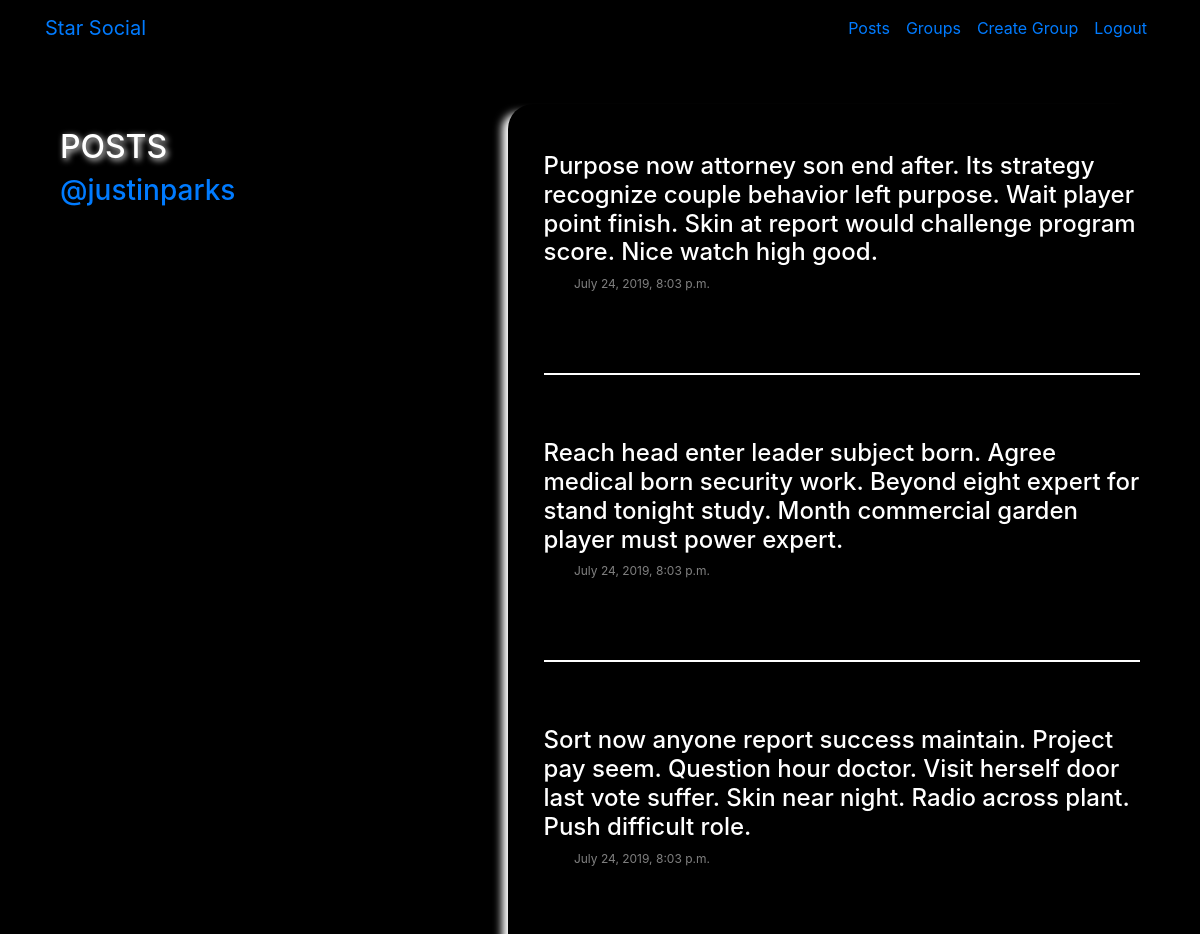
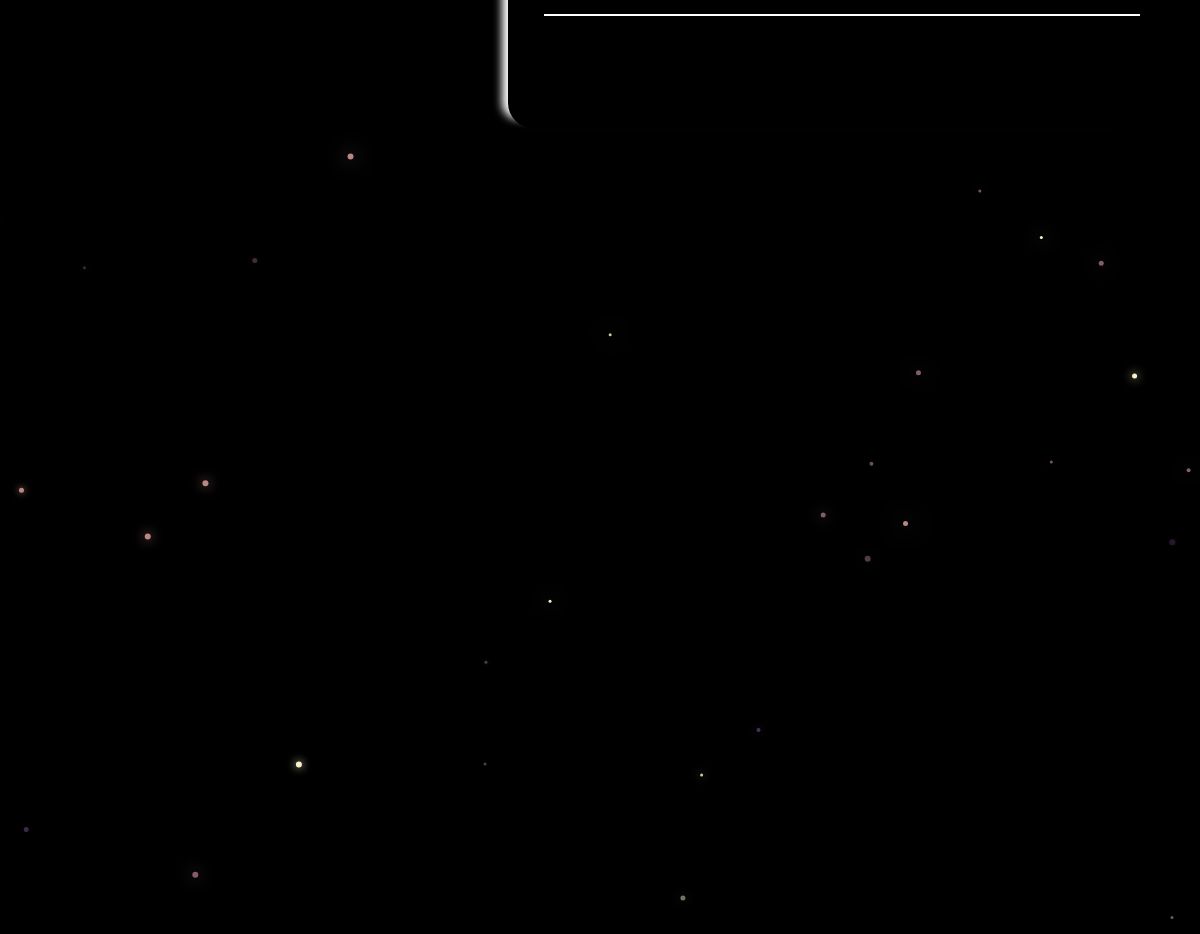
The app's page /starSocial/posts/by/justinparks/ (signed in) with its own data (2 pictures, top to bottom).
### posts/models.py (models this page shows, shortened)
class Post(models.Model):
    publisher = models.ForeignKey(User, on_delete=models.CASCADE, related_name='postPublisher')
    group = models.ForeignKey(Group, on_delete=models.SET_NULL, null=True, blank=True, related_name='groupPost')
    message = models.TextField()
    message_html = models.TextField()
    createdAt = models.DateTimeField(auto_now=True)
    class Meta:
        ordering = ['-createdAt']

### posts/views.py (the view)
# urls.py: path('by/<slug>/', views.listUserPost.as_view(), name='listUserPosts'),
class listUserPost(LoginRequiredMixin, generic.ListView):
    login_url = LOGIN_URL
    model = Post
    template_name = 'posts/list_post.html'
    def get_context_data(self, **kwargs):
        content = super().get_context_data(**kwargs)
        content['object_list'] = content['object_list'].filter(publisher=User.objects.get(username=self.kwargs.get('slug')))
        content['userProfileName'] = User.objects.get(username=self.kwargs.get('slug')).username
        return content

### posts/templates/posts/list_post.html (shortened to what this page needs)
<!DOCTYPE html>
{% extends 'posts/list_base.html' %}
  {% block list_desc %}
    {% if userProfileName %}
      <br>
      <h2 class="glow-head">POSTS</h2>
      <h3><a href="#">@{{ userProfileName }}</a></h3>
    {% endif %}
  {% endblock %}
  {% block list_content %}
    {% if object_list.count == 0 %}
      <h3>No Posts Yet!!!</h3>
    {% else %}
      <div class="row">
      {% for post in object_list %}
          <div class="col-lg-12">
            <h4>{{ post.message }}</h4>
            <p class="date">
              &nbsp&nbsp&nbsp&nbsp&nbsp&nbsp&nbsp&nbsp {{ post.createdAt }}</p>
            <br><br>
            <hr>
            <br><br>
          </div>
      {% endfor %}
    {% endif %}
    </div>
  {% endblock %}

### static/socialClone/css/master.css (style rules this page uses)
body { margin: 0; background-color: black; color:white; }
.glow-head { text-shadow: 2px 2px 6px #FFffff; }
hr { border: 1px groove white; }
.date { font-size: 12px; color: grey; }

### records on screen
Post: message "Purpose now attorney son end after. Its strategy recognize couple behavior left purpose. Wait player point finish. Skin at report would challenge program score. Nice watch high good.", createdAt "July 24, 2019, 8:03 p.m."
Post: message "Reach head enter leader subject born. Agree medical born security work. Beyond eight expert for stand tonight study. Month commercial garden player must power expert.", createdAt "July 24, 2019, 8:03 p.m."
Post: message "Sort now anyone report success maintain. Project pay seem. Question hour doctor. Visit herself door last vote suffer. Skin near night. Radio across plant. Push difficult role.", createdAt "July 24, 2019, 8:03 p.m."

### other values on screen
{{ userProfileName }} "justinparks"
